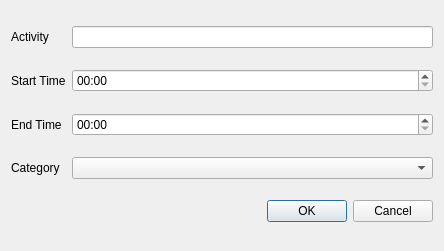
<?xml version="1.0" encoding="UTF-8"?>
<ui version="4.0">
 <class>EditDialog</class>
 <widget class="QDialog" name="EditDialog">
  <property name="geometry">
   <rect>
    <x>0</x>
    <y>0</y>
    <width>444</width>
    <height>251</height>
   </rect>
  </property>
  <property name="windowTitle">
   <string>Edit Activity</string>
  </property>
  <layout class="QGridLayout" name="gridLayout">
   <item row="4" column="2">
    <widget class="QComboBox" name="categoryCBox"/>
   </item>
   <item row="1" column="2">
    <widget class="QTimeEdit" name="startTimeEdit">
     <property name="displayFormat">
      <string>hh:mm</string>
     </property>
     <property name="calendarPopup">
      <bool>false</bool>
     </property>
    </widget>
   </item>
   <item row="2" column="2">
    <widget class="QTimeEdit" name="endTimeEdit">
     <property name="displayFormat">
      <string>hh:mm</string>
     </property>
    </widget>
   </item>
   <item row="1" column="0">
    <widget class="QLabel" name="label">
     <property name="text">
      <string>Start Time</string>
     </property>
    </widget>
   </item>
   <item row="2" column="0">
    <widget class="QLabel" name="label_2">
     <property name="text">
      <string>End Time</string>
     </property>
    </widget>
   </item>
   <item row="6" column="2">
    <widget class="QDialogButtonBox" name="buttonBox">
     <property name="orientation">
      <enum>Qt::Horizontal</enum>
     </property>
     <property name="standardButtons">
      <set>QDialogButtonBox::Cancel|QDialogButtonBox::Ok</set>
     </property>
    </widget>
   </item>
   <item row="4" column="0">
    <widget class="QLabel" name="label_4">
     <property name="text">
      <string>Category</string>
     </property>
    </widget>
   </item>
   <item row="0" column="2">
    <widget class="QLineEdit" name="activityEdit"/>
   </item>
   <item row="0" column="0">
    <widget class="QLabel" name="label_3">
     <property name="text">
      <string>Activity</string>
     </property>
    </widget>
   </item>
  </layout>
 </widget>
 <resources/>
 <connections>
  <connection>
   <sender>buttonBox</sender>
   <signal>accepted()</signal>
   <receiver>EditDialog</receiver>
   <slot>accept()</slot>
   <hints>
    <hint type="sourcelabel">
     <x>248</x>
     <y>254</y>
    </hint>
    <hint type="destinationlabel">
     <x>157</x>
     <y>274</y>
    </hint>
   </hints>
  </connection>
  <connection>
   <sender>buttonBox</sender>
   <signal>rejected()</signal>
   <receiver>EditDialog</receiver>
   <slot>reject()</slot>
   <hints>
    <hint type="sourcelabel">
     <x>316</x>
     <y>260</y>
    </hint>
    <hint type="destinationlabel">
     <x>286</x>
     <y>274</y>
    </hint>
   </hints>
  </connection>
 </connections>
</ui>
